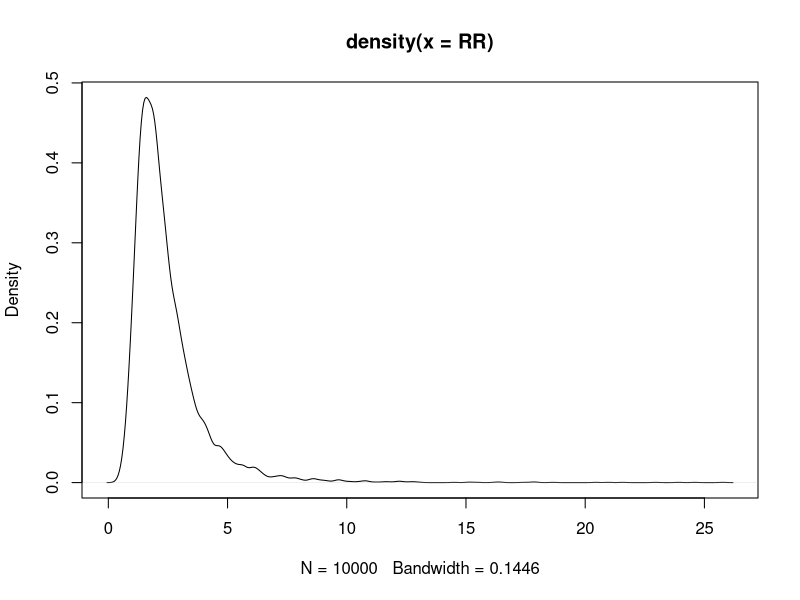

Generate this figure with R:
####Using simulation to generate the posterior of a function of 
#random variables
###e.g.  two groups of patients randomised to group drug A and drug B respectively.

###set-up the data
YA <- 7   #successes
Na <- 10

YB <- 3
Nb <- 10

##YA |Na, thetaA ~ Binomial(thetaA,Na)
##YB |Nb, thetaB ~ Binomial(thetaB,Nb)

##p(thetaA,thetaB) = p(thetaA)p(thetaB)
##thetaA ~ Beta(1,1)
#thetaB ~ (Beta(1,1)
##We are interested in the relative risk thetaA/thetaB

### Suppose we are interested in the relative risk: thetaA /thetaB

#Under our model assumptions
#p(thetaA,thetaB|data) = p(thetaA|DataA)p(thetaB|DataB)
#                      = Beta(1+YA,Na-YA+1)Beta(1+YB,Nb-YB+1)

##Monte Carlo evaluation for relative risk is therefore

nsim <- 10000 ## fix  simulation sample size

postA <- rbeta(n=nsim,shape1=1+YA,shape2=Na-YA+1)
postB <- rbeta(n=nsim,shape1=1+YB,shape2=Nb-YB+1)

str(postA)
str(postB)

RR <- postA / postB
plot(density(RR))

summary(RR)
##Get useful summary quantiles
qRR <- quantile(RR,probs=c(0.025,0.5,0.975))
qRR
 
###Frequentist approach - large sample approximation

##Variance of logRR #

thetaAhat = YA/Na
thetaBhat = YB/Nb
RRhat = thetaAhat/thetaBhat
logRRhat <- log(RRhat)

  
  
VlogRR <- (1/YA)^2 *Na*thetaAhat*(1 - thetaAhat) + (1/YB)^2*Nb*thetaBhat*(1-thetaBhat)
selogRR <- sqrt(VlogRR)

###Find confidence interval endpoints
loglowcl <- logRRhat - 1.96*selogRR
loghicl <- logRRhat + 1.96*selogRR

lowcl <- exp(loglowcl)
hicl <- exp(loghicl)

c(lowcl,RRhat,hicl)
qRR

##Frequentist confidence interval uses  an asymptotic approximation
##Bayes credible interval uses a Monte Carlo  approximation
